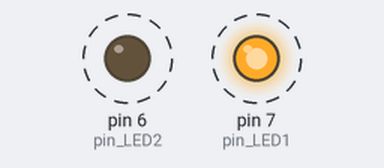
This sketch was run on a simulated Arduino Uno, built with avr-gcc and run on an emulated ATmega328P. On the bench: output pins drawn as LEDs (lit = HIGH). Dashed ring = blinking.

Above: at 0.05 s.
Timing chart, 0 to 3.0 s (numbered marks = the images above):
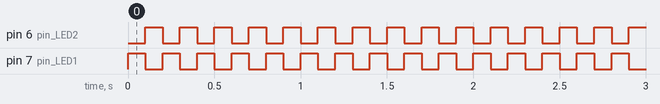

The sketch:

led_ex04.ino
```cpp
const int pin_LED1 = 7;
const int pin_LED2 = 6;
void setup() {
    pinMode(pin_LED1, OUTPUT);
    pinMode(pin_LED2, OUTPUT);
}

void loop() {
  digitalWrite(pin_LED1, HIGH);
  digitalWrite(pin_LED2, LOW);
  delay(100);

  digitalWrite(pin_LED1, LOW);
  digitalWrite(pin_LED2, HIGH);
  delay(100);
}
```

Measured:
- by itself, pin 6 (pin_LED2), pin 7 (pin_LED1): alternates HIGH for 0.10 s and LOW for 0.10 s
